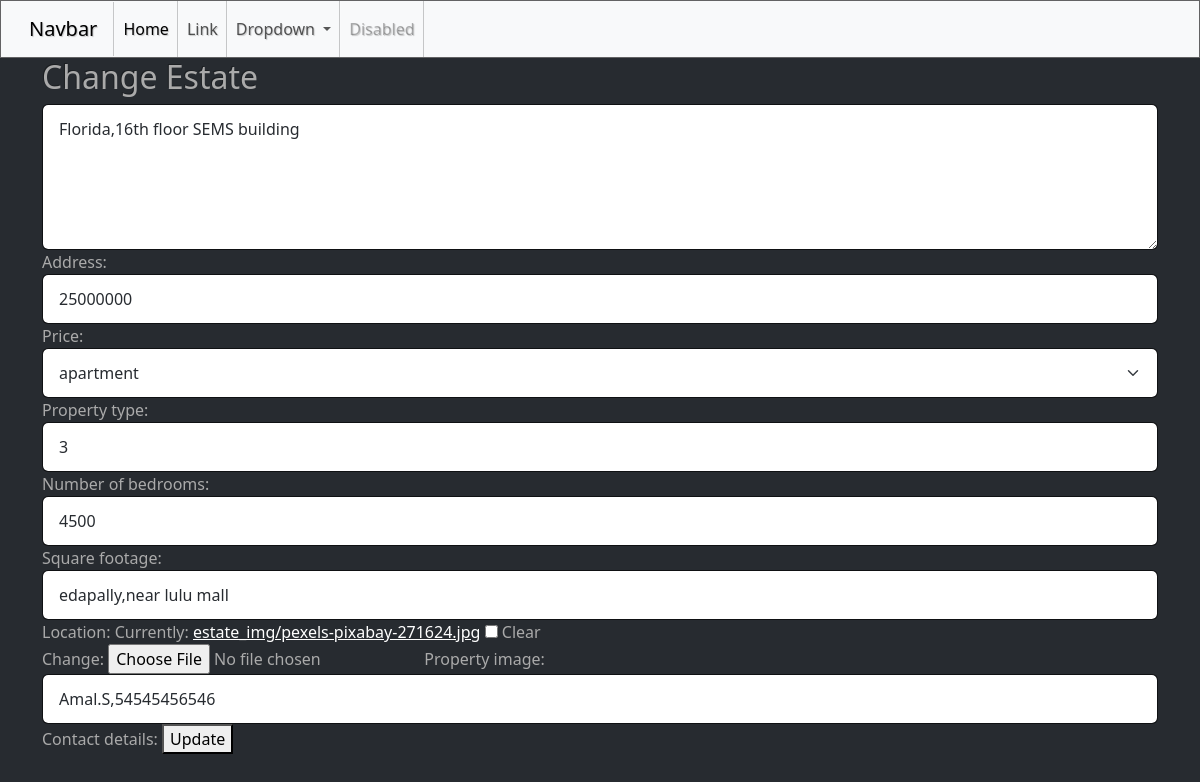
/estate/2/update/, run on the app's committed database.
### estate/models.py (models this page shows, shortened)
class Estate(models.Model):
    address=models.TextField()
    price=models.PositiveIntegerField()
    property_options=(
        ("apartment","apartment"),
        ("house","house"),
        ("land","land"),
    )
    property_type=models.CharField(max_length=100,choices=property_options,default="land")
    number_of_bedrooms=models.PositiveIntegerField()
    square_footage=models.PositiveIntegerField()
    location=models.CharField(max_length=100)
    property_image=models.ImageField(upload_to="estate_img",null=True,blank=True)
    contact_details=models.CharField(max_length=100)

### estate/views.py (the view, shortened to what this page needs)
# urls.py: path('estate/<int:pk>/update/',views.EstateUpdateView.as_view(),name="estate-update"),
class EstateUpdateView(View):
    template_name="estate_update.html"
    form_class=EstateForm
    def get(self,request,*args,**kwargs):
        id=kwargs.get("pk")
        estate_object=Estate.objects.get(id=id)
        form_instance=self.form_class(instance=estate_object)
        return render(request,self.template_name,{"form":form_instance})

### estate/forms.py
class EstateForm(forms.ModelForm):
    class Meta:
        model=Estate
        fields="__all__"
        widgets={
            "address":forms.Textarea(attrs={"class":"form-control","rows":5}),
            "price":forms.NumberInput(attrs={"class":"form-control"}),
            "property_type":forms.Select(attrs={"class":"form-control form-select"}),
            "number_of_bedrooms":forms.NumberInput(attrs={"class":"form-control"}),
            "square_footage":forms.NumberInput(attrs={"class":"form-control"}),
            "location":forms.TextInput(attrs={"class":"form-control"}),
            "property_img":forms.FileInput(attrs={"class":"form-control"}),
            "contact_details":forms.TextInput(attrs={"class":"form-control"}),
        }

### estate/templates/estate_update.html (shortened to what this page needs)
{%extends 'base.html'%}
{%block main_block%}
<div class="container">
    <h2>Change Estate</h2>
    <form action="" method="post" enctype="multipart/form-data">
        {%for f in form%}
           {{f}}
           {{f.label_tag}}
        {%endfor%}
        <button type="submit">Update</button>
    </form>
</div>
{%endblock%}

### data on the page
Estate: form "Florida,16th floor SEMS building" "25000000" "apartment" "3" "4500" "edapally,near lulu mall" "Amal.S,54545456546"

### other printed values
{{ f.label_tag }} "Address:" "Price:" "Property type:" "Number of bedrooms:" "Square footage:" "Location:" "Property image:" "Contact details:"
